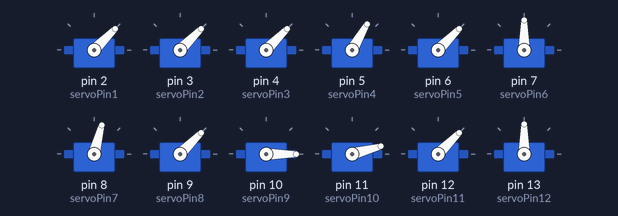
Bench run of a sketch on a simulated Arduino Leonardo, built with avr-gcc and run on an emulated ATmega32U4. Parts: 12 × servo.

Above: at 0.1 s.
At 2.1 s:
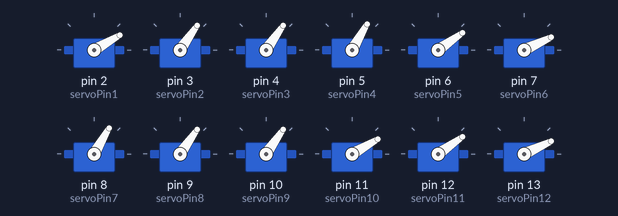
At 11.33 s:
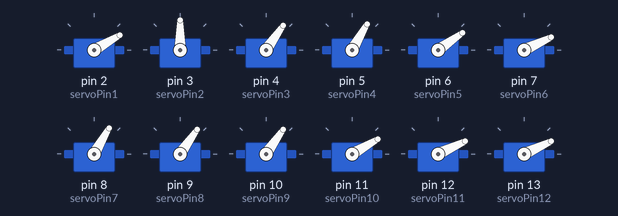
At 21.01 s:
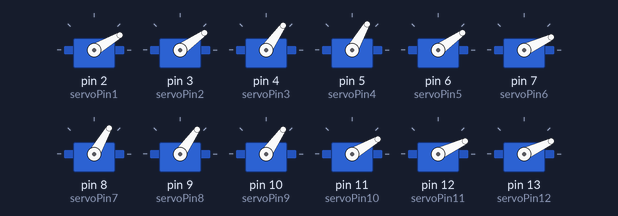
At 30.4 s:
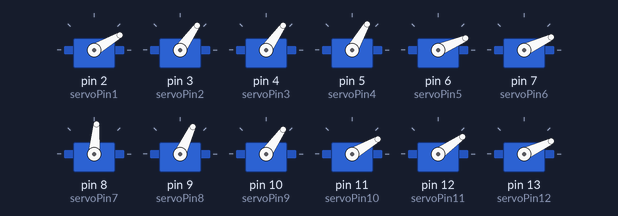
At 39.77 s:
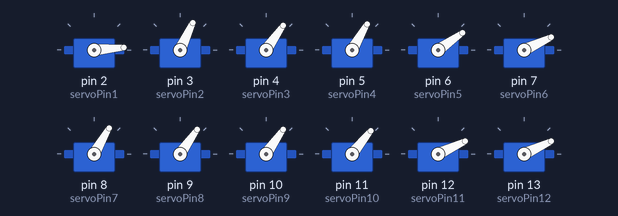
Timing chart, 0 to 40.0 s (numbered marks = the images above):
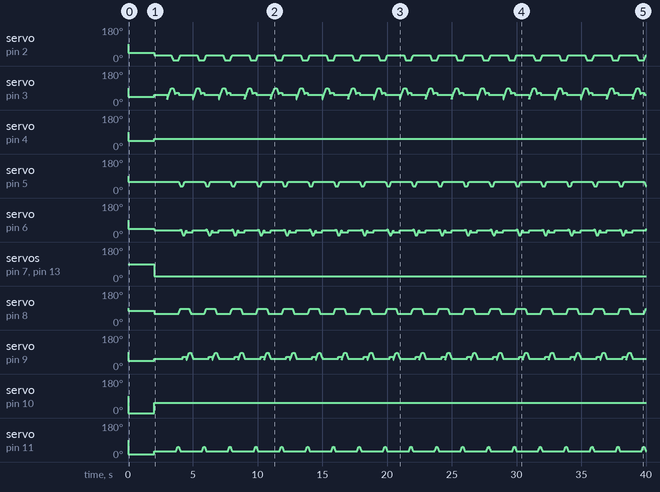

The sketch:

RTOSwalk1.ino
```cpp
#include <Arduino_FreeRTOS.h>
#include <Servo.h>
// Declare the Servo pin
int servoPin1 = 2;
int servoPin2 = 3;
int servoPin3 = 4;
int servoPin4 = 5;
int servoPin5 = 6;
int servoPin6 = 7;
int servoPin7 = 8;
int servoPin8 = 9;
int servoPin9 = 10;
int servoPin10 = 11;
int servoPin11 = 12;
int servoPin12 = 13;
int startup = 0;
int pos = 0;
// Create a servo object
Servo ServoA1;
Servo ServoA2;
Servo ServoA3;
Servo ServoB1;
Servo ServoB2;
Servo ServoB3;
Servo ServoC1;
Servo ServoC2;
Servo ServoC3;
Servo ServoD1;
Servo ServoD2;
Servo ServoD3;

// define two tasks for Blink & AnalogRead
void Init( void *pvParameters );
void Stand( void *pvParameters );

// the setup function runs once when you press reset or power the board
void setup() {

  ServoA1.attach(servoPin1);
   ServoA2.attach(servoPin2);
   ServoA3.attach(servoPin3);
   ServoB1.attach(servoPin4);
   ServoB2.attach(servoPin5);
   ServoB3.attach(servoPin6);
   ServoC1.attach(servoPin7);
   ServoC2.attach(servoPin8);
   ServoC3.attach(servoPin9);
   ServoD1.attach(servoPin10);
   ServoD2.attach(servoPin11);
   ServoD3.attach(servoPin12);

  while (!Serial) {
    ; // wait for serial port to connect. Needed for native USB, on LEONARDO, MICRO, YUN, and other 32u4 based boards.
  }

  // Now set up two tasks to run independently.
  xTaskCreate(
    Init
    ,  (const portCHAR *)"Init"   // A name just for humans
    ,  128  // This stack size can be checked & adjusted by reading the Stack Highwater
    ,  NULL
    ,  1  // Priority, with 3 (configMAX_PRIORITIES - 1) being the highest, and 0 being the lowest.
    ,  NULL );

  // Now the task scheduler, which takes over control of scheduling individual tasks, is automatically started.
}

void loop()
{
  // Empty. Things are done in Tasks.
}

/*--------------------------------------------------*/
/*---------------------- Tasks ---------------------*/
/*--------------------------------------------------*/

void Init(void *pvParameters)  // This is a task.
{
  (void) pvParameters;

  for (;;) // A Task shall never return or exit.
  {
    if(startup == 0)
  {
    ServoA1.write(45);
    ServoA2.write(45);
    ServoA3.write(45);

    ServoB1.write(60);
    ServoB2.write(45);
    ServoB3.write(90);

    ServoC1.write(75);
    ServoC2.write(45);
    ServoC3.write(0);

    ServoD1.write(15);
    ServoD2.write(45);
    ServoD3.write(90);
    delay(1000);
    startup=1;
  }

  if(startup ==1)
  {

     delay(1000);
     //delay(1000);
     //Leg A1
   /* for (pos = 55; pos >= 30; pos--)//was 45
    {
      ServoA1.write(pos);
      delay(15);
    }*/
     ServoA1.write(30);
     ServoA2.write(55);
     ServoA3.write(55);
     //Leg B
     ServoB1.write(60);
     ServoB2.write(35);
     ServoB3.write(25);
     //Leg C
     ServoC1.write(60);
     ServoC2.write(55);
     ServoC3.write(55);
     //Leg D
     ServoD1.write(30);
     ServoD2.write(35);
     ServoD3.write(25);
     delay(1000);
     startup= 3;
  }

  if(startup == 3)
  {
     //Leg A
     //ServoA1.write(30);
     //ServoA2.write(55);
     //ServoA3.write(55);
     //delay(1000);
     for (pos = 30; pos <= 90; pos++)//A2 was 30
        {
          ServoD2.write(25);//push down was 35(-10)
          ServoA2.write(pos);
          delay(5);
        }//A2 now 90

     //ServoA2.write(90);

     //delay(1000);

    for (pos = 30; pos >= 5; pos--)//A1 was 30
        {
          ServoA1.write(pos);
          delay(5);
        }//A1 now 5

     //ServoA1.write(5);

     //delay(1000);


     for (pos = 90; pos >= 55; pos--)//A2 was 90
      {
        ServoA2.write(pos);
        delay(5);
      }//A2 now 55
      //ServoA2.write(55);


     ServoA3.write(55);
     ServoD2.write(35);//push up was 25(+10)
     //delay(500);
     //ServoA1.write(30); ///////////Move back
     startup = 4;

  }


  if(startup == 4)
  {
     //Leg D
     ServoA2.write(65);//push up waa 55(+10)


     //delay(1000);

     for (pos = 35; pos >= 25; pos--)//D1 was 35
     {
       ServoD2.write(25);
       delay(5);
     }
     //delay(1000);


     for (pos = 30; pos <= 55; pos++)//D1 was 30
     {
      ServoD1.write(pos);
      delay(5);
     }


     //ServoD1.write(55);
     //delay(1000);

     for (pos = 25; pos <= 35; pos++)//D2 was 25
     {
      ServoD2.write(pos);
      delay(5);
     }
     //ServoD2.write(35);

     //ServoD3.write(25);
     ServoA2.write(55);//back was 65 (-10)
     //delay(1000);
     //ServoD1.write(15); ///////move back
     startup= 5;

  }

  int D1pos = 55;
  int B1pos = 60;
  int C1pos = 60;

  //Move back
  if(startup == 5)
  {
    for (pos = 5; pos <= 30; pos++)//A1 was 5
     {
      if(D1pos != 30)
      {
        D1pos--;
      }
      if(B1pos != 35)
      {
        B1pos--;
      }
      if(C1pos != 85)
      {
        C1pos++;
      }
      ServoA1.write(pos); ///////////Was at 5 (+25)
      ServoD1.write(D1pos);////////was at 55 now 30
      ServoB1.write(B1pos);//////////Was at 60 (-25) now 35
      ServoC1.write(C1pos); ///////////////Was at 60 (+25) now 85
      delay(5);
     }
     //ServoB1.write(35);//////////Was at 60 (-25)
     //ServoC1.write(85); ///////////////Was at 60 (+25)
     //delay(1000);
     startup = 6;
  }


  if(startup == 6)
      {
       //Leg B

       for (pos = 45; pos >= 10; pos--)//B2 was 45 now 10
       {
        ServoB2.write(pos);
        delay(5);

       }
       //ServoB2.write(10);
       ServoC2.write(65); //was 55 (+10)
       //delay(1000);

       for (pos = 35; pos <= 60; pos++)//B1 was 35 now 60
       {
        ServoB1.write(pos);
        delay(5);

       }
       //delay(1000);
       for (pos = 10; pos <= 35; pos++)//B2 was 35 now 60
       {
        ServoB2.write(pos);
        delay(5);
       }
       //ServoB2.write(35);
       ServoC2.write(55); //was 65 (-10)
       ServoB3.write(25);
       //delay(1000);
       //ServoB1.write(60);//////////Move back
       startup++;
    }

    if(startup == 7)
  {
     //Leg C
     ServoC2.write(45); //was 55
     ServoB2.write(25);//was 35 (-10)
     //delay(1000);

     for (pos = 45; pos <= 85; pos++)//C2 was 45 now 85
     {
      ServoC2.write(pos);
      delay(5);
     }
     //ServoC2.write(85);
     //delay(1000);
     for (pos = 85; pos >= 60; pos--)//C1 was 85 now 60
     {
      ServoC1.write(pos);
      delay(5);
     }
     //delay(1000);
     for (pos = 85; pos >= 55; pos--)//C2 was 85 now 55
     {
      ServoC2.write(pos);
      delay(5);
     }
     ServoB2.write(35);//was 45 (-10)
     ServoC3.write(55);
     //delay(1000);
     //ServoC1.write(75); ///////////////move back
     startup = 3;
  }


  }
}
```

Measured:
- by itself, servo on pin 4 (servoPin3): 90° → 45° at 0.01 s, → 55° 2.0 s later
- by itself, servo on pin 7 (servoPin6), servo on pin 13 (servoPin12): 90° → 25° at 2.0 s
- by itself, servo on pin 10 (servoPin9): 90° → 0° at 0.01 s, → 55° 2.0 s later
- by itself, servo on pin 12 (servoPin11): repeats every 1.9 s: 35° 1.0 s, 25° 0.85 s, 29° 0.02 s, 33° 0.02 s
